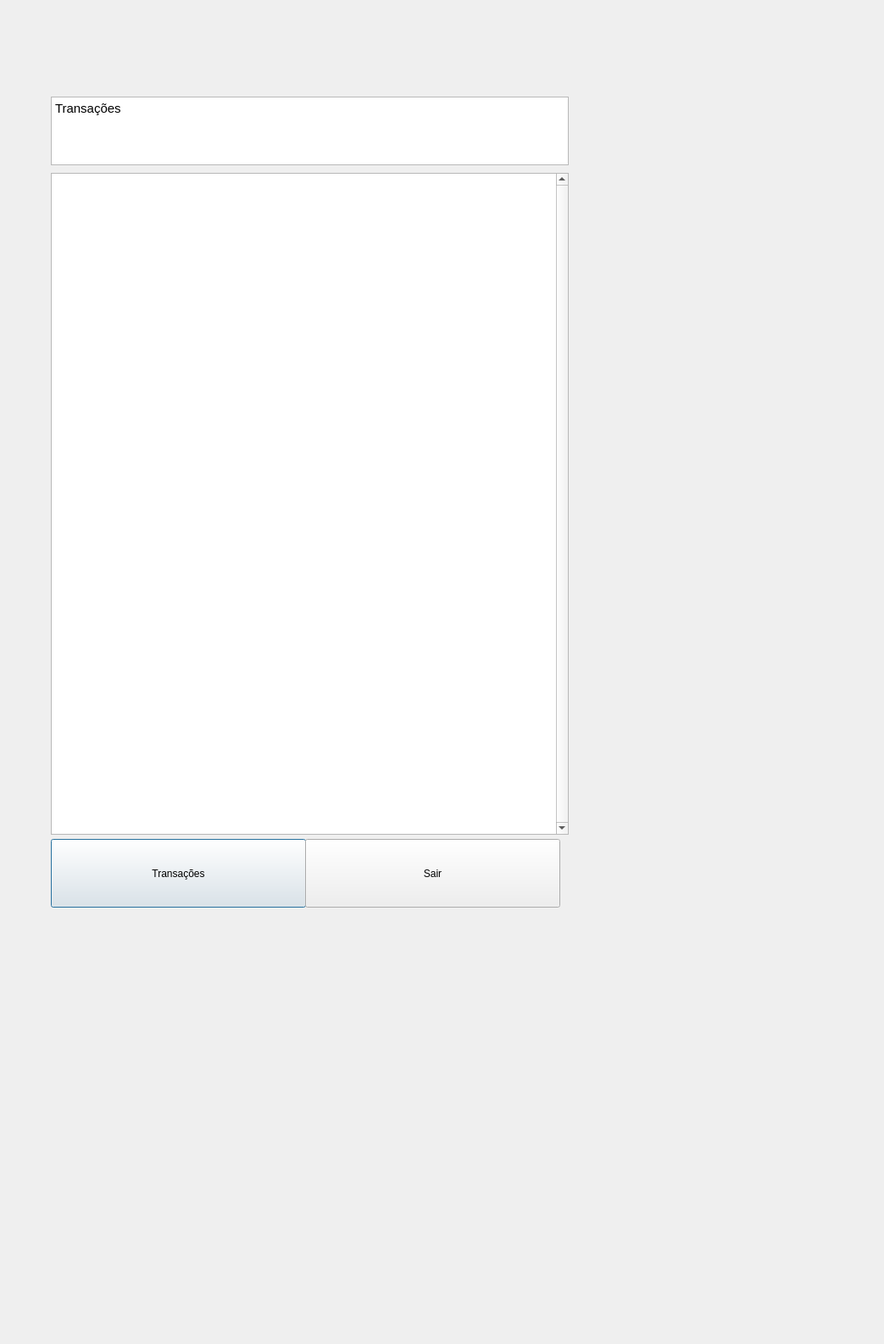
<?xml version="1.0" encoding="UTF-8"?>
<ui version="4.0">
 <class>TransactionsDialog</class>
 <widget class="QDialog" name="TransactionsDialog">
  <property name="geometry">
   <rect>
    <x>0</x>
    <y>0</y>
    <width>1043</width>
    <height>1586</height>
   </rect>
  </property>
  <property name="windowTitle">
   <string>Dialog</string>
  </property>
  <widget class="QPlainTextEdit" name="TransactionsDialog_2">
   <property name="geometry">
    <rect>
     <x>60</x>
     <y>204</y>
     <width>611</width>
     <height>781</height>
    </rect>
   </property>
   <property name="verticalScrollBarPolicy">
    <enum>Qt::ScrollBarAlwaysOn</enum>
   </property>
   <property name="horizontalScrollBarPolicy">
    <enum>Qt::ScrollBarAsNeeded</enum>
   </property>
   <property name="readOnly">
    <bool>true</bool>
   </property>
  </widget>
  <widget class="QTextBrowser" name="textBrowser">
   <property name="geometry">
    <rect>
     <x>60</x>
     <y>114</y>
     <width>611</width>
     <height>81</height>
    </rect>
   </property>
   <property name="html">
    <string>&lt;!DOCTYPE HTML PUBLIC &quot;-//W3C//DTD HTML 4.0//EN&quot; &quot;http://www.w3.org/TR/REC-html40/strict.dtd&quot;&gt;
&lt;html&gt;&lt;head&gt;&lt;meta name=&quot;qrichtext&quot; content=&quot;1&quot; /&gt;&lt;style type=&quot;text/css&quot;&gt;
p, li { white-space: pre-wrap; }
&lt;/style&gt;&lt;/head&gt;&lt;body style=&quot; font-family:'Ubuntu'; font-size:11pt; font-weight:400; font-style:normal;&quot;&gt;
&lt;p style=&quot; margin-top:0px; margin-bottom:0px; margin-left:0px; margin-right:0px; -qt-block-indent:0; text-indent:0px;&quot;&gt;Transações&lt;/p&gt;&lt;/body&gt;&lt;/html&gt;</string>
   </property>
  </widget>
  <widget class="QPushButton" name="pushButton">
   <property name="geometry">
    <rect>
     <x>60</x>
     <y>990</y>
     <width>301</width>
     <height>81</height>
    </rect>
   </property>
   <property name="text">
    <string>Transações</string>
   </property>
  </widget>
  <widget class="QPushButton" name="pushButton_2">
   <property name="geometry">
    <rect>
     <x>360</x>
     <y>990</y>
     <width>301</width>
     <height>81</height>
    </rect>
   </property>
   <property name="text">
    <string>Sair</string>
   </property>
  </widget>
 </widget>
 <resources/>
 <connections/>
</ui>
